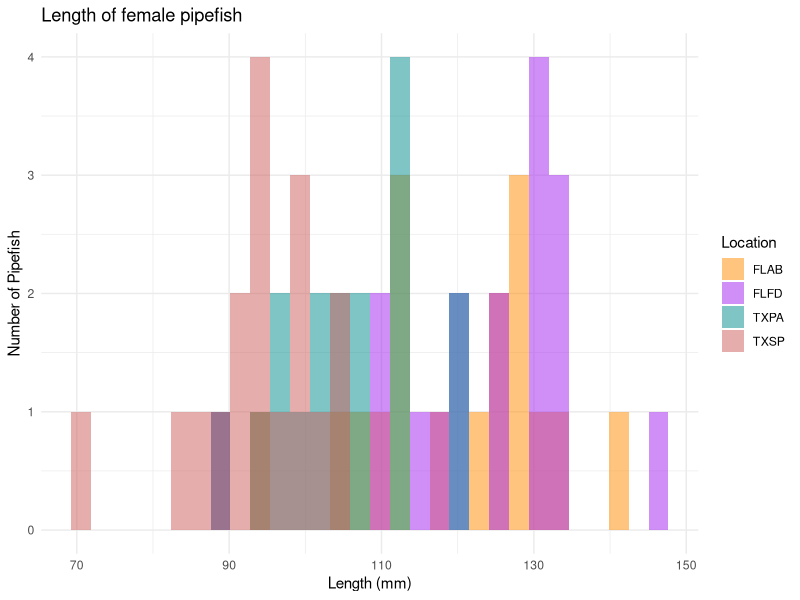
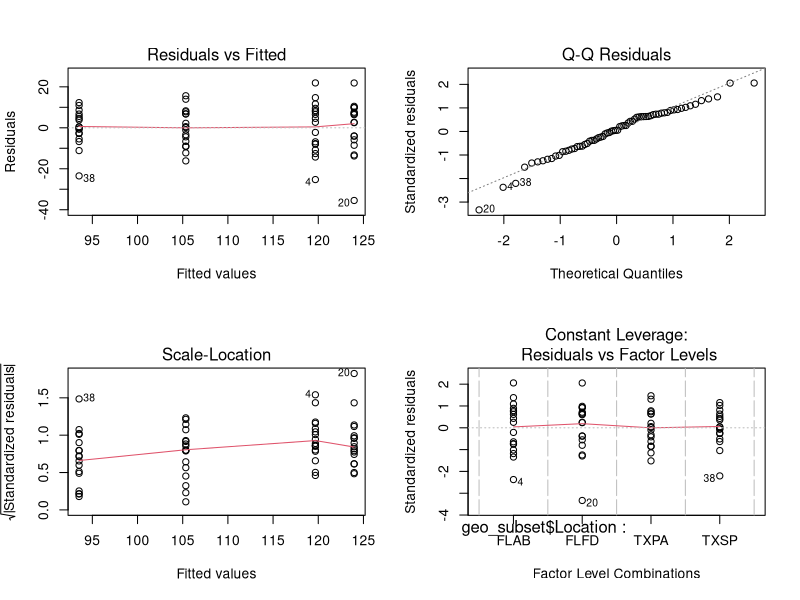
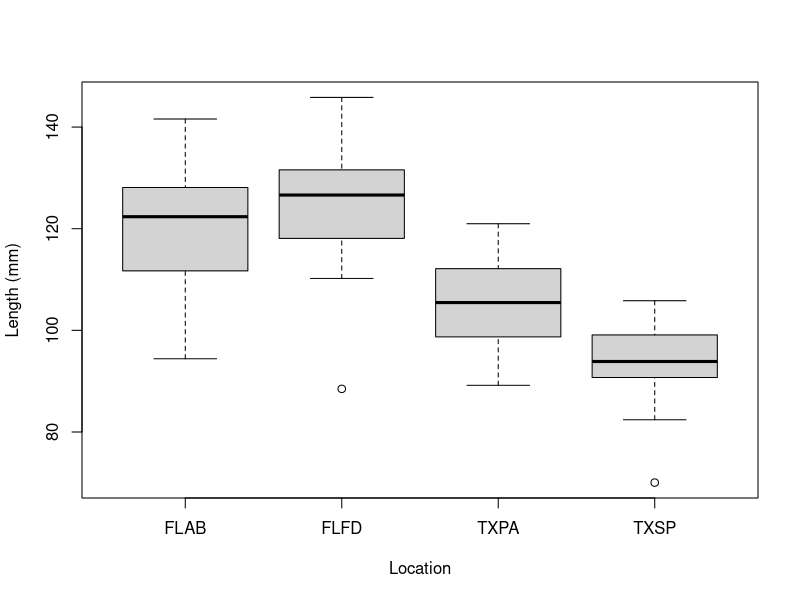
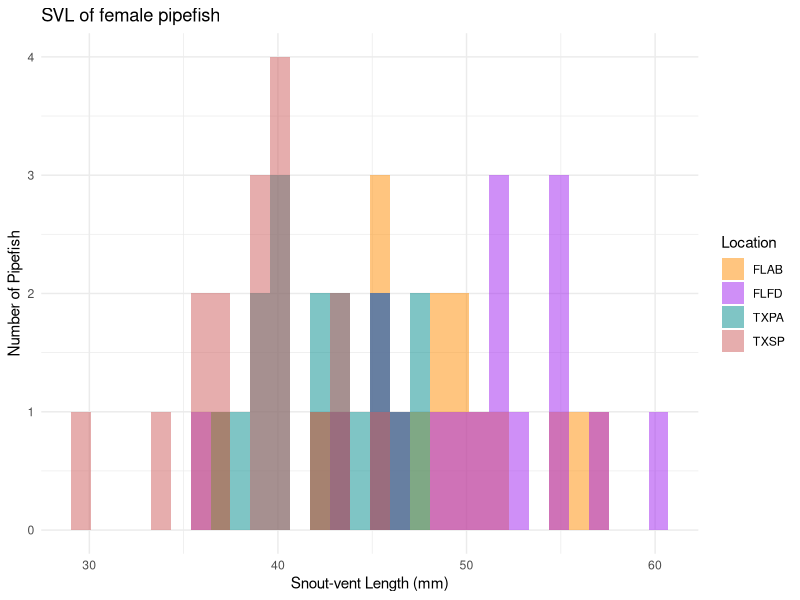
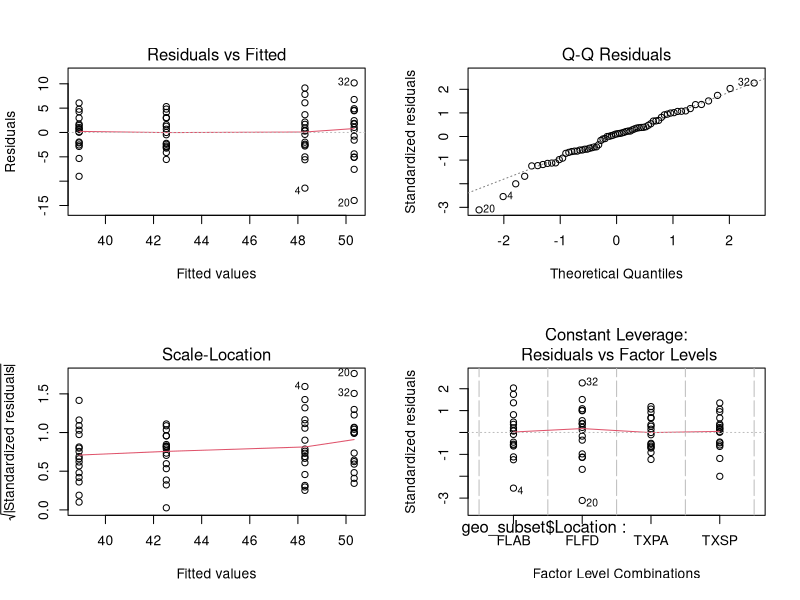
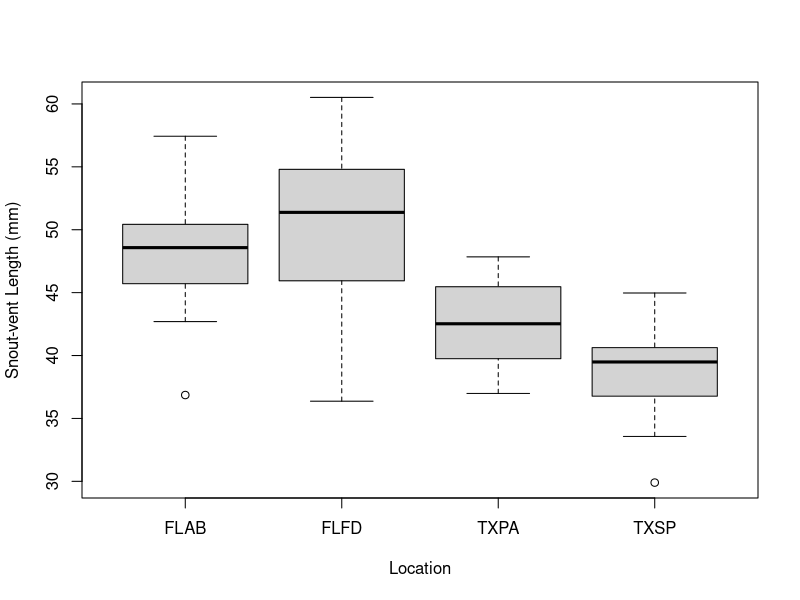
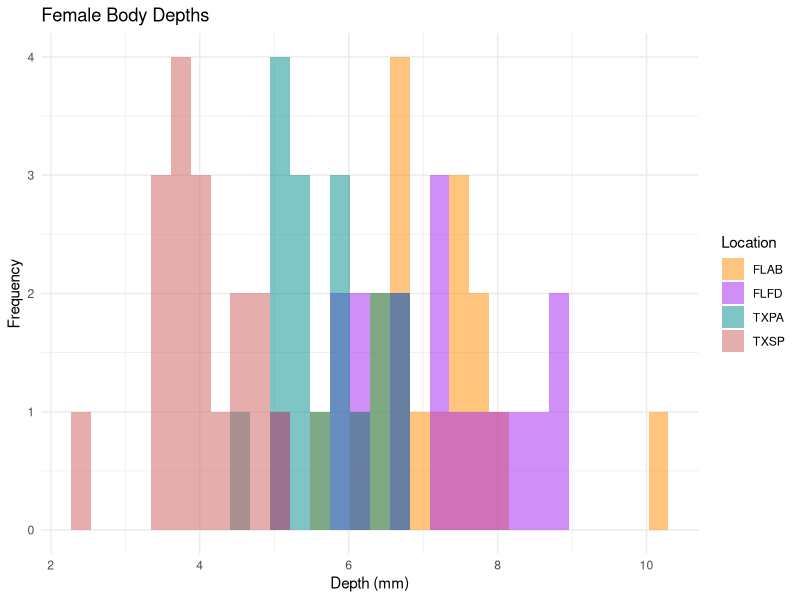
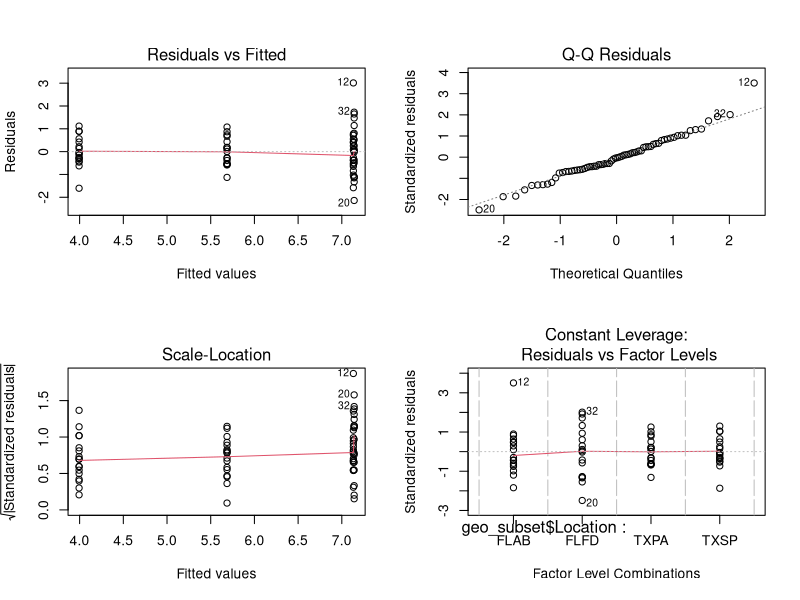

Reproduce these figures in R, in order.
## ---- chunk 1
knitr::opts_knit$set(root.dir='../',fig_path="../figs/")
## ---- chunk 2
knitr::opts_chunk$set(echo = TRUE,out.extra='',fig.pos="H",
                      fig.path = "../figs/",
                      dpi = 300,dev='png')
## ---- chunk 3
library(car)
library(knitr)
library(kableExtra)
library(tidyverse)
library(multcompView)
library(MASS)
library(ggplot2)
library(cowplot)
## ---- chunk 4
##Function used to add Tukey Letters to Boxplot Figures
generate_label_df <- function(TUKEY, variable){
  
  #Extract labels and factor levels from Tukey post-hoc test
  Tukey.levels <- TUKEY[[variable]][, 4]
  Tukey.labels <- data.frame(multcompLetters(Tukey.levels)['Letters'])
  
  #Putting the labels in the same order as in the boxplot :
  Tukey.labels$treatment=rownames(Tukey.labels)
  Tukey.labels=Tukey.labels[order(Tukey.labels$treatment) , ]
  return(Tukey.labels)
}
## ---- chunk 5
geo_data <- read.csv("processed_data/geo.csv")
geo_data$Location <- as.factor(geo_data$Location)

##The subsetted data created as per the next section
geo_subset <- read.csv("processed_data/geovar.csv")
geo_subset$Location <- as.factor(geo_subset$Location)

##This dataset is used for the band area vs iridescence analysis
area_iri <- read.csv("processed_data/ehs-LOCATION.csv")
## ---- chunk 6
geo_subset %>% 
  group_by(Location) %>% 
  summarise(across(c("depth", "band_num", "mean_hard", "total_easy"), ~ mean(.x, na.rm = TRUE))) %>%
  kable(caption = "Summarized Data", format = "html") %>% 
  kable_styling(bootstrap_options = c("striped", "hover", "condensed", "responsive"), full_width = F, position = "left") %>%
  footnote(general = "Summarized here are the means across location for each of the variables")
## ---- chunk 7
geo_subset %>%
  group_by(Location) %>%
  summarise(across(c("length"), list(mean = mean, SD = sd))) %>%
  kable(caption = "Summarized Data", format = 'html') %>%
  kable_styling(bootstrap_options = c("striped", "hover", "condensed", "responsive"), full_width = F, position = "left")
## ---- chunk 8
length_hist <- ggplot(data = geo_subset, aes(x = length)) +
  geom_histogram(aes(fill = Location),
                 alpha = 0.5,
                 position = 'identity') +
  scale_fill_manual(values = c("darkorange", "purple", "cyan4", "indianred")) +
  theme_minimal() +
  labs(x = "Length (mm)",
       y = "Number of Pipefish",
       title = "Length of female pipefish")

length_hist

## ---- chunk 9
leveneTest(length~Location, geo_subset)

lengthaov<-aov(geo_subset$length~geo_subset$Location)
lengthresid<-resid(lengthaov)
shapiro.test(lengthresid)

par(mfrow=c(2,2))
plot(lengthaov)

## ---- chunk 10
summary(lengthaov)

#Post-hoc Analysis
tukey_length <- TukeyHSD(x=lengthaov, 'geo_subset$Location', conf.level = 0.95)
tukey_length
## ---- chunk 11
multcompLetters4(lengthaov, TukeyHSD(lengthaov))

par(mfrow=c(1,1))
boxplot(length~Location,data=geo_subset,ylab="Length (mm)",xlab="Location",main="")
## ---- chunk 12
#Generate labels using function
labels_length <- generate_label_df(tukey_length, "geo_subset$Location")

#Rename columns for merging
names(labels_length) <- c('Letters', 'Location')

#Obtain letter position for y axis using means
yvalue_length <- aggregate(length~Location, data=geo_subset, mean)

#Merge dataframes
final_length <- merge(labels_length, yvalue_length)

length <- ggplot(geo_subset, aes(x = Location, y = length)) +
       geom_boxplot(fill = 'grey23', alpha = 0.3) +
       xlab("Location") +
       ylab("Length (mm)") +
       geom_text(data = final_length, aes(x = Location, y = length, label = Letters),
                 vjust = -6.5, hjust = 0.4) +
       theme_minimal() +
       theme(text = element_text(size = 12, family = 'sans', color = "black"))

## ---- chunk 13
geo_subset %>%
  group_by(Location) %>%
  summarise(across(c("SVL"), list(mean = mean, SD = sd))) %>%
  kable(caption = "Summarized Data", format = 'html') %>%
  kable_styling(bootstrap_options = c("striped", "hover", "condensed", "responsive"), full_width = F, position = "left")
## ---- chunk 14
SVL_hist <- ggplot(data = geo_subset, aes(x = SVL)) +
  geom_histogram(aes(fill = Location),
                 alpha = 0.5,
                 position = 'identity') +
  scale_fill_manual(values = c("darkorange", "purple", "cyan4", "indianred")) +
  theme_minimal() +
  labs(x = "Snout-vent Length (mm)",
       y = "Number of Pipefish",
       title = "SVL of female pipefish")

SVL_hist

## ---- chunk 15
leveneTest(SVL~Location, geo_subset)

SVLaov<-aov(geo_subset$SVL~geo_subset$Location)
SVLresid<-resid(SVLaov)
shapiro.test(SVLresid)

par(mfrow=c(2,2))
plot(SVLaov)

## ---- chunk 16
summary(SVLaov)

#Post-hoc Analysis
tukey_SVL <- TukeyHSD(x=SVLaov, 'geo_subset$Location', conf.level = 0.95)
tukey_SVL
## ---- chunk 17
multcompLetters4(SVLaov, TukeyHSD(SVLaov))

par(mfrow=c(1,1))
boxplot(SVL~Location,data=geo_subset,ylab="Snout-vent Length (mm)",xlab="Location",main="")
## ---- chunk 18
#Generate labels using function
labels_SVL <- generate_label_df(tukey_SVL, "geo_subset$Location")

#Rename columns for merging
names(labels_SVL) <- c('Letters', 'Location')

#Obtain letter position for y axis using means
yvalue_SVL <- aggregate(SVL~Location, data=geo_subset, mean)

#Merge dataframes
final_SVL <- merge(labels_SVL, yvalue_SVL)

SVL <- ggplot(geo_subset, aes(x = Location, y = SVL)) +
       geom_boxplot(fill = 'grey23', alpha = 0.3) +
       xlab("Location") +
       ylab("Snout-vent Length (mm)") +
       geom_text(data = final_SVL, aes(x = Location, y = SVL, label = Letters),
                 vjust = -6.5, hjust = 0.4) +
       theme_minimal() +
       theme(text = element_text(size = 12, family = 'sans', color = "black"))

## ---- chunk 19
geo_subset %>% 
  group_by(Location) %>% 
  summarise(across(c("depth"),  list(mean = mean, SD = sd))) %>%
  kable(caption = "Summarized Data", format = "html") %>% 
  kable_styling(bootstrap_options = c("striped", "hover", "condensed", "responsive"), full_width = F, position = "left")
## ---- chunk 20
depth_hist <- ggplot(data = geo_subset, aes(x = depth)) +
  geom_histogram(aes(fill = Location), 
                 alpha = 0.5, 
                 position = "identity") +
  scale_fill_manual(values = c("darkorange","purple","cyan4", "indianred")) +
  theme_minimal() +
  labs(x = "Depth (mm)",
       y = "Frequency",
       title = "Female Body Depths")
depth_hist
## ---- chunk 21
leveneTest(depth~Location, geo_subset)

depthaov<-aov(geo_subset$depth~geo_subset$Location)
depthresid<-resid(depthaov)
shapiro.test(depthresid)

par(mfrow=c(2,2))
plot(depthaov)

## ---- chunk 22
summary(depthaov)

#Post-hoc Analysis
tukey_depth <- TukeyHSD(x=depthaov, 'geo_subset$Location', conf.level = 0.95)
tukey_depth
## ---- chunk 23
multcompLetters4(depthaov, TukeyHSD(depthaov))

par(mfrow=c(1,1))
boxplot(depth~Location,data=geo_subset,ylab="Depth (mm)",xlab="Location",main="")
## ---- chunk 24
#Generate labels using function
labels_depth <- generate_label_df(tukey_depth, "geo_subset$Location")

#Rename columns for merging
names(labels_depth) <- c('Letters', 'Location')

#Obtain letter position for y axis using means
yvalue_depth <- aggregate(depth~Location, data=geo_subset, mean)

#Merge dataframes
final_depth <- merge(labels_depth, yvalue_depth)

depth <- ggplot(geo_subset, aes(x = Location, y = depth)) +
       geom_boxplot(fill = 'grey23', alpha = 0.3) +
       xlab("Location") +
       ylab("Depth (mm)") +
       geom_text(data = final_depth, aes(x = Location, y = depth, label = Letters),
                 vjust = -6.5, hjust = 0.4) +
       theme_minimal() +
       theme(text = element_text(size = 12, family = 'sans', color = "black"))

## ---- chunk 25
cor.test(geo_subset$length, geo_subset$depth) ##0.87

plot(geo_subset$length, geo_subset$depth, xlab = "Length (mm)", ylab = "Depth (mm)", pch = 16)
abline(lm(depth~length,data=geo_subset),lty=3, col="cyan4",lwd=3)
## ---- chunk 26
geo_subset %>% 
  group_by(Location) %>% 
  summarise(across(c("band_num"),  list(mean = mean, SD = sd))) %>%
  kable(caption = "Summarized Data", format = "html") %>% 
  kable_styling(bootstrap_options = c("striped", "hover", "condensed", "responsive"), full_width = F, position = "left")
## ---- chunk 27
num_band_hist <- ggplot(data = geo_subset, aes(x = band_num)) +
  geom_histogram(aes(fill = Location), 
                 alpha = 0.5, 
                 position = "identity") +
  scale_fill_manual(values = c("darkorange","purple","cyan4", "indianred")) +
  theme_minimal() +
  labs(x = "Number of Bands",
       y = "Frequency",
       title = "Number of Bands") 
num_band_hist
## ---- chunk 28
leveneTest(band_num~Location, geo_subset)

band_num_aov<-aov(geo_subset$band_num~geo_subset$Location)
band_numresid<-resid(band_num_aov)
shapiro.test(band_numresid)

par(mfrow=c(2,2))
plot(band_num_aov)

## ---- chunk 29
summary(band_num_aov)

#Post-hoc Analysis
tukey_bandnum <- TukeyHSD(x=band_num_aov, 'geo_subset$Location', conf.level = 0.95)
tukey_bandnum

## ---- chunk 30
multcompLetters4(band_num_aov, TukeyHSD(band_num_aov))

par(mfrow=c(1,1))
boxplot(band_num~Location,data=geo_subset,ylab="Number of Bands",xlab="Location",main="")
## ---- chunk 31
#Generate labels using function
labels_numbands <- generate_label_df(tukey_bandnum, "geo_subset$Location")

#Rename columns for merging
names(labels_numbands) <- c('Letters', 'Location')

#Obtain letter position for y axis using means
yvalue_numbands <- aggregate(band_num~Location, data=geo_subset, mean)

#Merge dataframes
final_numbands <- merge(labels_numbands, yvalue_numbands)

numbands <- ggplot(geo_subset, aes(x = Location, y = band_num)) +
       geom_boxplot(fill = 'grey23', alpha = 0.3) +
       xlab("Location") +
       ylab("Number of Iridescent Bands") +
       geom_text(data = final_numbands, aes(x = Location, y = band_num, label = Letters),
                 vjust = -8.5, hjust = 0.4) +
       theme_minimal() +
       theme(text = element_text(size = 12, family = 'sans', color = "black"))

## ---- chunk 32
top_rowFS2 <- plot_grid(length, SVL, depth, numbands,
                     ncol = 2,
                     nrow = 2,
                     labels = c('A', 'B', 'C', 'D'),
                     label_fontfamily = 'sans',
                     label_fontface = 'bold',
                     label_size = 18,
                     align = 'h',
                     rel_widths = c(1.10, 1.10, 1.10, 1.10))

plot_grid(top_rowFS2)
## ---- chunk 33
geo_subset %>% 
  group_by(Location) %>% 
  summarise(across(c("DAI_hard"),  list(mean = mean, SD = sd))) %>%
  kable(caption = "Summarized Data", format = "html") %>% 
  kable_styling(bootstrap_options = c("striped", "hover", "condensed", "responsive"), full_width = F, position = "left")
## ---- chunk 34
meaniri_hist <- ggplot(data = geo_subset, aes(x = DAI_hard)) +
  geom_histogram(aes(fill = Location), 
                 alpha = 0.5, 
                 position = "identity") +
  scale_fill_manual(values = c("darkorange","purple","cyan4", "indianred")) +
  theme_minimal() +
  labs(x = "Band Iridescence (mm^2)",
       y = "Frequency",
       title = "Depth-adjusted Mean Band Iridescence")
meaniri_hist
## ---- chunk 35
leveneTest(DAI_hard~Location, geo_subset)

bandiri <- aov(DAI_hard~Location, geo_subset)
bandiriresid <- resid(bandiri)
shapiro.test(bandiriresid)

par(mfrow=c(2,2))
plot(bandiri)
## ---- chunk 36
bandiriPS <- glmmPQL(DAI_hard~Location,
                     random=~1|Location,
                     family=quasipoisson,
                     data=geo_subset)
Anova(bandiriPS, type="III")
## ---- chunk 37
par(mfrow=c(1,1))
boxplot(DAI_hard~Location, data=geo_subset, ylab="Depth Adjusted Mean Band Iridescence", xlab="Location", main="")
## ---- chunk 38
meaniri <- ggplot(geo_subset, aes(x = Location, y = DAI_hard)) +
       geom_boxplot(fill = 'grey23', alpha = 0.3) +
       xlab("Location") +
       ylab(bquote("Mean Band Iridescence (mm" ^ "  2"*")")) +
       theme_minimal() +
       theme(text = element_text(size = 12, family = 'sans', color = "black"))
## ---- chunk 39
geo_subset %>% 
  group_by(Location) %>% 
  summarise(across(c("DAIT_easy"),  list(mean = mean, SD = sd))) %>%
  kable(caption = "Summarized Data", format = "html") %>% 
  kable_styling(bootstrap_options = c("striped", "hover", "condensed", "responsive"), full_width = F, position = "left")
## ---- chunk 40
overalliri_hist <- ggplot(data = geo_subset, aes(x = DAIT_easy)) +
  geom_histogram(aes(fill = Location), 
                 alpha = 0.5, 
                 position = "identity") +
  scale_fill_manual(values = c("darkorange","purple","cyan4", "indianred")) +
  theme_minimal() +
  labs(x = "Overall Iridescence (mm^2)",
       y = "Frequency",
       title = "Depth-adjusted Overall Iridescence")
overalliri_hist
## ---- chunk 41
leveneTest(DAIT_easy~Location, geo_subset)

overalliri <- aov(geo_subset$DAIT_easy~geo_subset$Location)
overalliriresid <- resid(overalliri)
shapiro.test(overalliriresid)

par(mfrow=c(2,2))
plot(overalliri)
## ---- chunk 42
summary(overalliri)

##Post-hoc analysis
tukey_overalliri <- TukeyHSD(x=overalliri, 'geo_subset$Location', conf.level = 0.95)
tukey_overalliri
## ---- chunk 43
multcompLetters4(overalliri, TukeyHSD(overalliri))

par(mfrow=c(1,1))
boxplot(DAIT_easy~Location,
        data=geo_subset,
        ylab="Overall Iridescence", xlab="Location", main="")
## ---- chunk 44
#Generate labels using function
labels_overalliri <- generate_label_df(tukey_overalliri, "geo_subset$Location")

#Rename columns for merging
names(labels_overalliri) <- c('Letters', 'Location')

#Obtain letter position for y axis using means
yvalue_overalliri <- aggregate(DAIT_easy~Location, data=geo_subset, mean)

#Merge dataframes
final_overalliri <- merge(labels_overalliri, yvalue_overalliri)

overalliri_plot <- ggplot(geo_subset, aes(x = Location, y = DAIT_easy)) +
       geom_boxplot(fill = 'grey23', alpha = 0.3) +
       xlab("Location") +
       ylab(bquote("Overall Iridescence (mm" ^ "  2"*")")) +
       geom_text(data = final_overalliri, 
                 aes(x = Location, y = DAIT_easy, label = Letters),
                 vjust = -8.5, hjust = 0.4) +
       theme_minimal() +
       theme(text = element_text(size = 12, family = 'sans', color = "black"))

## ---- chunk 45
geo_subset %>% 
  group_by(Location) %>% 
  summarise(across(c("body_iri"),  list(mean = mean, SD = sd))) %>%
  kable(caption = "Summarized Data", format = "html") %>% 
  kable_styling(bootstrap_options = c("striped", "hover", "condensed", "responsive"), full_width = F, position = "left")
## ---- chunk 46
torsoiri_hist <- ggplot(data = geo_subset, aes(x = body_iri)) +
  geom_histogram(aes(fill = Location), 
                 alpha = 0.5, 
                 position = "identity") +
  scale_fill_manual(values = c("darkorange","purple","cyan4", "indianred")) +
  theme_minimal() +
  labs(x = "Torso Iridescence (mm^2)",
       y = "Frequency",
       title = "Torso Iridescence")
torsoiri_hist
## ---- chunk 47
leveneTest(body_iri~Location, geo_subset)

torsoiri_aov <- aov(body_iri~Location, geo_subset)
torsoiriresid <- resid(torsoiri_aov)
shapiro.test(torsoiriresid)

par(mfrow=c(2,2))
plot(torsoiri_aov)
## ---- chunk 48
torsoiriPS <- glmmPQL(body_iri~Location,
                    random=~1|Location,
                    family=quasipoisson,
                    data=geo_subset)
Anova(torsoiriPS, type="III")
## ---- chunk 49
par(mfrow=c(1,1))
boxplot(body_iri~Location, data=geo_subset, ylab="Torso Iridescence", xlab="Location", main="")
## ---- chunk 50
torsoiri <- ggplot(geo_subset, aes(x = Location, y = body_iri)) +
       geom_boxplot(fill = 'grey23', alpha = 0.3) +
       xlab("Location") +
       ylab(bquote("Torso Iridescence (mm" ^ "  2"*")")) +
       theme_minimal() +
       theme(text = element_text(size = 12, family = 'sans', color = "black"))

## ---- chunk 51
top_rowF4 <- plot_grid(meaniri,
                     ncol = 2,
                     labels = c('A'),
                     label_fontfamily = 'sans',
                     label_fontface = 'bold',
                     label_size = 18,
                     rel_widths = c(1.10))
middle_rowF4 <- plot_grid(overalliri_plot,
                          ncol = 2,
                          labels = 'B',
                          label_fontfamily = 'sans',
                          label_fontface = 'bold',
                          label_size = 18,
                          rel_widths = 1.10)
bottom_rowF4 <- plot_grid(torsoiri,
                          ncol=2,
                          labels = 'C',
                          label_fontfamily = 'sans',
                          label_fontface = 'bold',
                          label_size = 18,
                          rel_widths = c(1.10))

plot_grid(top_rowF4, middle_rowF4, bottom_rowF4,
          ncol = 1,
          rel_heights = c(1.10, 1.10, 1.10))


## ---- chunk 52
FLABehs <- subset(area_iri, Location=="FLAB")
FLFDehs <- subset(area_iri, Location=="FLFD")
TXSPehs <- subset(area_iri, Location=="TXSP")
## ---- chunk 53
##Looking at the correlation in the whole dataset
cor.test(area_iri$mean_sarah, area_iri$mean_hard) ##0.3685

##Looking at correlations within each Location
cor.test(FLABehs$mean_sarah, FLABehs$mean_hard) ##0.2455675
cor.test(FLFDehs$mean_sarah, FLFDehs$mean_hard) ##0.400215
cor.test(TXSPehs$mean_sarah, TXSPehs$mean_hard) ##0.4177789

## ---- chunk 54
##Creating regression to plot best fit line
FLAB.reg<-lm(mean_hard~mean_sarah,data=FLABehs)
FLFD.reg<-lm(mean_hard~mean_sarah,data=FLFDehs)
TXSP.reg<-lm(mean_hard~mean_sarah,data=TXSPehs)

##Creating an empty plot
par(family="sans")
plot(mean_hard ~ mean_sarah,
     data=area_iri,
     type='n',
     xlab=expression(paste("Band Area (mm"^2*")")),
     ylab=""
)

##Adding y-axis label
title(ylab=expression(paste("Band Iridescence (mm"^2*")")), mgp=c(2.5,1,0))

##Adding points to empty plot
points(FLABehs$mean_sarah,FLABehs$mean_hard,pch=21,cex=1.5,col="black",bg="gray28")
points(FLFDehs$mean_sarah,FLFDehs$mean_hard, pch=22,cex=1.5,col="black",bg="gray59")
points(TXSPehs$mean_sarah,TXSPehs$mean_hard, pch=24,cex=1.5, col="black",bg="gray89")

##Adding best fir lines from regression models
abline(FLAB.reg,lty=3,col="gray28",lwd=3)
abline(FLFD.reg,lty=2,col="gray59",lwd=3)
abline(TXSP.reg,lty=1,col="gray89",lwd=3)

##Adding the Legend
legend("topleft", c("Florida Anne's Beach","Florida Fort De Soto",
                    "Texas South Padre"), 
       lty=c(3,2,1), 
       col=c("gray28","gray59","gray89"), 
       bty='o',
       lwd=3)

legend('topright', c("","",""), 
       pch=c(21,22,24),
       pt.bg = c("gray28","gray59","gray89"),
       pt.lwd = 1,
       col=c("black"), bty='n',
       text.width = 1.44,
       cex=1.0
       )
